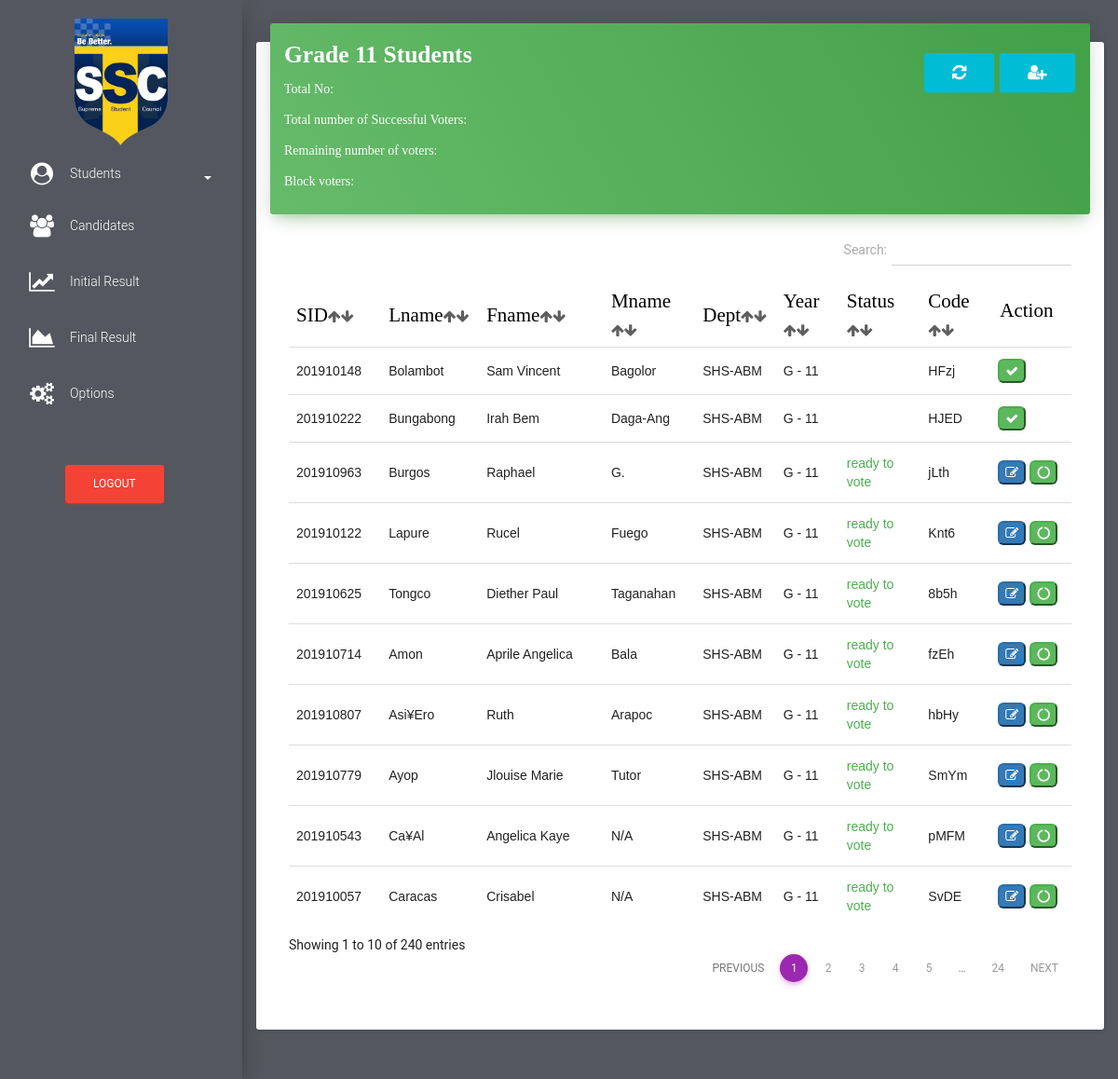
/grade11/students_grade11.php (signed in), run on the app's committed database.
### tables this page shows
CREATE TABLE `students` (
  `id` int(255) NOT NULL,
  `stud_id` varchar(11) NOT NULL,
  `stud_lastname` varchar(255) NOT NULL,
  `stud_firstname` varchar(255) NOT NULL,
  `stud_middlename` varchar(500) NOT NULL,
  `stud_department` varchar(255) NOT NULL,
  `stud_year` varchar(255) NOT NULL,
  `code_to_vote` varchar(255) NOT NULL,
  `stud_status` varchar(100) NOT NULL,
  `voting_status` varchar(255) NOT NULL,
  `stud_block_status` varchar(255) NOT NULL
);

### grade11/students_grade11.php (the view, shortened to what this page needs)
<!DOCTYPE html>
<html lang="en">
<head>
    <link href="../assets/css/bootstrap.min.css" rel="stylesheet" />
    <link href="../assets/css/material-dashboard.css?v=1.2.0" rel="stylesheet" />
    <link href="../font-awesome/css/font-awesome.css" rel="stylesheet">
    <link href="../assets/css/datatables.min.css" rel="stylesheet">
</head>
<body>
    <div class="wrapper" style="background-color: #54575F">
        <div class="sidebar">
           <div class="sidebar-wrapper">
                 <ul class="nav">
                    <center>
                       <img src="../img/favicon.png" width="100px" height="100%" class="" alt="Ce-C Palaro 2019">
                    </center>
                    <li>
                        <a href="#pagepeople" data-toggle="collapse" aria-expanded="false" class="dropdown-toggle"><i class="fa fa-user-circle" style="color: white;margin-top: -5px"></i> <span style="color:white">Students</span><b class="caret" style="margin-left: 5%;color:white"></b></a>
                    </li>
                    <li>
                        <a href="../candidates.php">
                            <i class="fa fa-users" style="color: white"></i>
                            <p style="color: white">Candidates</p>
                        </a>
                    </li>
                    <li>
                        <a href="../initial_result.php">
                            <i class="fa fa-line-chart" style="color: white"></i>
                            <p style="color: white">Initial Result</p>
                        </a>
                    </li>
                    <li>
                        <a href="../final_result.php">
                            <i class="fa fa-area-chart" style="color: white"></i>
                            <p style="color: white">Final Result</p>
                        </a>
                    </li>
                    <li>
                        <a href="../my_account.php">
                            <i class="fa fa-cogs" style="color: white"></i>
                            <p style="color: white">Options</p>
                        </a>
                    </li>
                     <li>
                        <br>
                        <br>
                        <form method="post">
                                    <button class = "btn btn-danger" type='button' data-toggle="modal" data-target="#exampleModal20000" style="margin-left: 70px">Logout</button>
                        </form>
                    </li>
                </ul>
            </div>
        </div>
        <div class="main-panel">
            <nav class="navbar navbar-transparent navbar-absolute">
            </nav>
            <div class="content">
                <div class="container-fluid">
                    <div class="row">
                        <div class="col" style="margin-top: -80px">
                            <div class="card">
                                <div class="card-header" data-background-color="green">
                                    <form method="POST">
                                        <h3 class="title" style="font-family: Fjalla One"><b>Grade 11 Students</b><button class = "btn btn-info text-info" type='button' data-toggle="modal" data-target="#add_student_grade11" style="float: right;margin-left: 5px;margin-top: 17px;" ><i class="fa fa-user-plus fa-10x"></i></button><a href="students_grade11.php" class = "btn btn-info text-info" type='button' style="float: right;margin-top: 17px;" ><i class="fa fa-refresh fa-10x"></i></a></h3>
                                    </form>
                                    <div class="col">
                                        <p style="color: white;font-family: consolas">Total No: <b><a href="list_of_total_voters_grade11.php"><text id="totalgrade11" style="color:yellow;font-size: 20px">
                                              </text></a></b></p>
                                    </div>
                                    <div class="col">
                                        <p style="color: white;font-family: consolas">Total number of Successful Voters: <b><a href="list_of_finish_voters_grade11.php"><text id="successfulVotersgrade11" style="color:yellow;font-size: 20px">
                                              </text></a></b></p>
                                    </div>
                                    <div class="col">
                                        <p style="color: white;font-family: consolas">Remaining number of voters: <b><a href="list_of_remaining_voters_grade11.php"><text id="remainingVotersgrade11" style="color:yellow;font-size: 20px">
                                              </text></a></b></p>
                                    </div>
                                    <div class="col">
                                        <p style="color: white;font-family: consolas">Block voters: <b><a href="list_of_block_voters_grade11.php"><text id="blockvotersgrade11" style="color:yellow;font-size: 20px">
                                              </text></a></b></p>
                                    </div>
                                </div>
                                <div class="card-content table-responsive">
                                    <table class="table table-condensed table-sm" id="dtTable">
                                        <thead style="font-weight: bold;color: black;font-size: 150%;font-family: Fjalla One">
                                            <th>SID<i class="fa fa-arrow-up" style="font-size: 15px;color: #5E5E5E"><i class="fa fa-arrow-down"></i></i></th>
                                            <th>Lname<i class="fa fa-arrow-up" style="font-size: 15px;color: #5E5E5E"><i class="fa fa-arrow-down"></i></i></th>
                                            <th>Fname<i class="fa fa-arrow-up" style="font-size: 15px;color: #5E5E5E"><i class="fa fa-arrow-down"></i></i></th>
                                            <th>Mname<i class="fa fa-arrow-up" style="font-size: 15px;color: #5E5E5E"><i class="fa fa-arrow-down"></i></i></th>
                                            <th>Dept<i class="fa fa-arrow-up" style="font-size: 15px;color: #5E5E5E"><i class="fa fa-arrow-down"></i></i></th>
                                            <th>Year<i class="fa fa-arrow-up" style="font-size: 15px;color: #5E5E5E"><i class="fa fa-arrow-down"></i></i></th>
                                            <th>Status <i class="fa fa-arrow-up" style="font-size: 15px;color: #5E5E5E"><i class="fa fa-arrow-down"></i></i></th>
                                            <th>Code<i class="fa fa-arrow-up" style="font-size: 15px;color: #5E5E5E"><i class="fa fa-arrow-down"></i></i></th>
                                            <th><p style="margin-left: 2px">Action</p></th>
                                        </thead>
                                        <tbody style="font-family: arial">
                <?php
                        $link = mysqli_connect("localhost","root","","election_final");
                        $sql = mysqli_query($link,"SELECT * FROM students where stud_year = 'G - 11' ORDER BY stud_lastname ASC");
                        for($a = 0 ; $a < $num_rows = mysqli_fetch_array($sql) ; $a++ )
                        {
                            $stud_idd = $num_rows['stud_id'];
                            $stud_fname = $num_rows['stud_firstname'];
                            $stud_lname = $num_rows['stud_lastname'];
                            $middle_initial = $num_rows['stud_middlename'];
                            $dept = $num_rows['stud_department'];
                            $stud_year = $num_rows['stud_year'];
                            $code_no = $num_rows['code_to_vote'];
                            $v_status = $num_rows['voting_status'];
                            $block_status = $num_rows['stud_block_status'];
                            ?>
                            <tr>
                                <td><?=$stud_idd;?></td>
                                <td ><?=$stud_lname;?></td>
                                <td><?=$stud_fname;?></td>
                                <td><?=$middle_initial;?></td>
                                <td><?=$dept;?></td>
                                <td><?=$stud_year;?></td>
                                <td>
                                    <?php
                                        if($v_status == 'ready to vote')
                                         {
                                    ?>
                                        <span class="text-success"><?=$v_status;?></span>
                                    <?php }
                                        ?>
                                </td>
                                <td><?=$code_no;?></td>
                                <td>
                                    <?php
                                          if ($v_status == 'finished voting')
                                          {
                                    ?>
                                        <button type='button' class='btn-danger editbtn' data-toggle='modal' data-target='' style='cursor:pointer;color:black;border-radius:6px;color:;' class='btn-primary'><i class='fa fa-pencil-square-o' style='color:white'></i>
                                    </button>
                                    <?php } else if (($v_status == 'ready to vote') && ($block_status == 'unblock'))
                                            {
                                    ?>
                                        <button type='button' class='btn-primary editbtn' data-toggle='modal' data-target='#update_student_grade11' style='cursor:pointer;color:black;border-radius:6px;color:;' class='btn-primary'><i class='fa fa-pencil-square-o' style='color:white'></i>
                                    </button>
                                    <?php }  else if (($v_status == 'unable to vote') && ($block_status == 'block'))
                                            {
                                    ?>
                                        <button type='button' class='btn-danger editbtn' data-toggle='modal' data-target='' style='cursor:pointer;color:black;border-radius:6px;color:;' class='btn-primary'><i class='fa fa-pencil-square-o' style='color:white'></i>
                                    </button>
                                    <?php } ?>
                                    <?php
                                        if($block_status == 'block')
                                            {
                                    ?>
                                            <button type='button' class='btn-danger unblockbtn' data-toggle='modal' data-target='#unblockStudent' style='cursor:pointer;color:black;border-radius:6px;'><i class='fa fa-ban' style='color:white;'></i></button>
                                    <?php
                                            }
                                            else if($block_status=='unblock')
                                            {
                                    ?>
                                            <button type='button' class='btn-success blockbtn' data-toggle='modal' data-target='#blockStudent' style='cursor:pointer;color:black;border-radius:6px;'><i class='fa fa-circle-o-notch' style="color: white"></i></button>
                                    <?php
                                            }
                                            else if ($block_status == 'none')
                                            {
                                    ?>
                                             <button type='button' class='btn-success disabled' data-toggle='modal' style='cursor:pointer;color:black;border-radius:6px;'><i class='fa fa-check' style="color: white"></i ></button>
                                      <?php } ?>
                                </td>
                            </tr>
                      <?php  } ?>
                                        </tbody>
                                    </table>
                                </div>
                            </div>
                        </div>
                    </div>
                </div>
            </div>
        </div>
    </div>
</body>
</html>

### data on the page
students: stud "201910714", stud_lastname "Amon", stud_firstname "Aprile Angelica", stud_middlename "Bala", stud_department "SHS-ABM", stud_year "G - 11", voting_status "ready to vote", code_to_vote "fzEh", stud_block_status "unblock" (drawn)
students: stud "201910807", stud_lastname "Asi¥Ero", stud_firstname "Ruth", stud_middlename "Arapoc", stud_department "SHS-ABM", stud_year "G - 11", voting_status "ready to vote", code_to_vote "hbHy", stud_block_status "unblock" (drawn)
students: stud "201910779", stud_lastname "Ayop", stud_firstname "Jlouise Marie", stud_middlename "Tutor", stud_department "SHS-ABM", stud_year "G - 11", voting_status "ready to vote", code_to_vote "SmYm", stud_block_status "unblock" (drawn)
students: stud "201910148", stud_lastname "Bolambot", stud_firstname "Sam Vincent", stud_middlename "Bagolor", stud_department "SHS-ABM", stud_year "G - 11", code_to_vote "HFzj", stud_block_status "none" (drawn)
students: stud "201910222", stud_lastname "Bungabong", stud_firstname "Irah Bem", stud_middlename "Daga-Ang", stud_department "SHS-ABM", stud_year "G - 11", code_to_vote "HJED", stud_block_status "none" (drawn)
students: stud "201910963", stud_lastname "Burgos", stud_firstname "Raphael", stud_middlename "G.", stud_department "SHS-ABM", stud_year "G - 11", voting_status "ready to vote", code_to_vote "jLth", stud_block_status "unblock" (drawn)
students: stud "201910057", stud_lastname "Caracas", stud_firstname "Crisabel", stud_middlename "N/A", stud_department "SHS-ABM", stud_year "G - 11", voting_status "ready to vote", code_to_vote "SvDE", stud_block_status "unblock" (drawn)
students: stud "201910543", stud_lastname "Ca¥Al", stud_firstname "Angelica Kaye", stud_middlename "N/A", stud_department "SHS-ABM", stud_year "G - 11", voting_status "ready to vote", code_to_vote "pMFM", stud_block_status "unblock" (drawn)
students: stud "201910122", stud_lastname "Lapure", stud_firstname "Rucel", stud_middlename "Fuego", stud_department "SHS-ABM", stud_year "G - 11", voting_status "ready to vote", code_to_vote "Knt6", stud_block_status "unblock" (drawn)
students: stud "201910625", stud_lastname "Tongco", stud_firstname "Diether Paul", stud_middlename "Taganahan", stud_department "SHS-ABM", stud_year "G - 11", voting_status "ready to vote", code_to_vote "8b5h", stud_block_status "unblock" (drawn)
